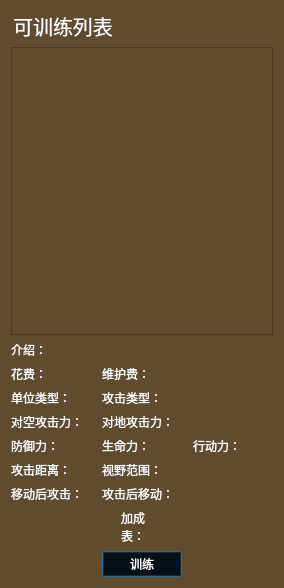
<?xml version="1.0" encoding="UTF-8"?>
<ui version="4.0">
 <class>TrainWidget</class>
 <widget class="QDialog" name="TrainWidget">
  <property name="geometry">
   <rect>
    <x>0</x>
    <y>0</y>
    <width>284</width>
    <height>588</height>
   </rect>
  </property>
  <property name="windowTitle">
   <string>Dialog</string>
  </property>
  <property name="styleSheet">
   <string notr="true">color: rgb(255, 255, 255);
background-color: rgb(97, 75, 46);</string>
  </property>
  <layout class="QGridLayout" name="gridLayout_2">
   <item row="0" column="0">
    <widget class="QLabel" name="label_3">
     <property name="font">
      <font>
       <pointsize>15</pointsize>
      </font>
     </property>
     <property name="text">
      <string>可训练列表</string>
     </property>
     <property name="alignment">
      <set>Qt::AlignCenter</set>
     </property>
    </widget>
   </item>
   <item row="1" column="0" colspan="3">
    <widget class="QListWidget" name="CanTrainList">
     <property name="flow">
      <enum>QListView::LeftToRight</enum>
     </property>
    </widget>
   </item>
   <item row="2" column="0" colspan="3">
    <layout class="QGridLayout" name="gridLayout">
     <item row="0" column="0">
      <widget class="QLabel" name="Des">
       <property name="text">
        <string>介绍：</string>
       </property>
      </widget>
     </item>
     <item row="1" column="0">
      <layout class="QHBoxLayout" name="horizontalLayout_2">
       <item>
        <widget class="QLabel" name="label_10">
         <property name="text">
          <string>花费：</string>
         </property>
        </widget>
       </item>
       <item>
        <widget class="QLabel" name="Cost">
         <property name="text">
          <string>   </string>
         </property>
        </widget>
       </item>
      </layout>
     </item>
     <item row="1" column="1">
      <layout class="QHBoxLayout" name="horizontalLayout">
       <item>
        <widget class="QLabel" name="label_8">
         <property name="text">
          <string>维护费：</string>
         </property>
        </widget>
       </item>
       <item>
        <widget class="QLabel" name="MaintenanceCost">
         <property name="text">
          <string/>
         </property>
        </widget>
       </item>
      </layout>
     </item>
     <item row="2" column="0">
      <layout class="QHBoxLayout" name="horizontalLayout_4">
       <item>
        <widget class="QLabel" name="label_14">
         <property name="text">
          <string>单位类型：</string>
         </property>
        </widget>
       </item>
       <item>
        <widget class="QLabel" name="UnitType">
         <property name="text">
          <string/>
         </property>
        </widget>
       </item>
      </layout>
     </item>
     <item row="2" column="1">
      <layout class="QHBoxLayout" name="horizontalLayout_3">
       <item>
        <widget class="QLabel" name="label_12">
         <property name="text">
          <string>攻击类型：</string>
         </property>
        </widget>
       </item>
       <item>
        <widget class="QLabel" name="ATKType">
         <property name="text">
          <string/>
         </property>
        </widget>
       </item>
      </layout>
     </item>
     <item row="3" column="0">
      <layout class="QHBoxLayout" name="horizontalLayout_5">
       <item>
        <widget class="QLabel" name="label_16">
         <property name="text">
          <string>对空攻击力：</string>
         </property>
        </widget>
       </item>
       <item>
        <widget class="QLabel" name="ATK_Sky">
         <property name="text">
          <string/>
         </property>
        </widget>
       </item>
      </layout>
     </item>
     <item row="3" column="1">
      <layout class="QHBoxLayout" name="horizontalLayout_6">
       <item>
        <widget class="QLabel" name="label_17">
         <property name="text">
          <string>对地攻击力：</string>
         </property>
        </widget>
       </item>
       <item>
        <widget class="QLabel" name="ATK_Grand">
         <property name="text">
          <string/>
         </property>
        </widget>
       </item>
      </layout>
     </item>
     <item row="4" column="0">
      <layout class="QHBoxLayout" name="horizontalLayout_7">
       <item>
        <widget class="QLabel" name="label_20">
         <property name="text">
          <string>防御力：</string>
         </property>
        </widget>
       </item>
       <item>
        <widget class="QLabel" name="DEF">
         <property name="text">
          <string/>
         </property>
        </widget>
       </item>
      </layout>
     </item>
     <item row="4" column="1">
      <layout class="QHBoxLayout" name="horizontalLayout_8">
       <item>
        <widget class="QLabel" name="label_22">
         <property name="text">
          <string>生命力：</string>
         </property>
        </widget>
       </item>
       <item>
        <widget class="QLabel" name="Life">
         <property name="text">
          <string/>
         </property>
        </widget>
       </item>
      </layout>
     </item>
     <item row="4" column="2">
      <layout class="QHBoxLayout" name="horizontalLayout_10">
       <item>
        <widget class="QLabel" name="label_26">
         <property name="text">
          <string>行动力：</string>
         </property>
        </widget>
       </item>
       <item>
        <widget class="QLabel" name="ActionPoint">
         <property name="text">
          <string/>
         </property>
        </widget>
       </item>
      </layout>
     </item>
     <item row="5" column="0">
      <layout class="QHBoxLayout" name="horizontalLayout_9">
       <item>
        <widget class="QLabel" name="label_24">
         <property name="text">
          <string>攻击距离：</string>
         </property>
        </widget>
       </item>
       <item>
        <widget class="QLabel" name="ATKRange">
         <property name="text">
          <string/>
         </property>
        </widget>
       </item>
      </layout>
     </item>
     <item row="5" column="1">
      <layout class="QHBoxLayout" name="horizontalLayout_11">
       <item>
        <widget class="QLabel" name="label_28">
         <property name="text">
          <string>视野范围：</string>
         </property>
        </widget>
       </item>
       <item>
        <widget class="QLabel" name="ViewRange">
         <property name="text">
          <string/>
         </property>
        </widget>
       </item>
      </layout>
     </item>
     <item row="6" column="0">
      <layout class="QHBoxLayout" name="horizontalLayout_12">
       <item>
        <widget class="QLabel" name="label_30">
         <property name="text">
          <string>移动后攻击：</string>
         </property>
        </widget>
       </item>
       <item>
        <widget class="QLabel" name="MoveAfterATK">
         <property name="text">
          <string/>
         </property>
        </widget>
       </item>
      </layout>
     </item>
     <item row="6" column="1">
      <layout class="QHBoxLayout" name="horizontalLayout_13">
       <item>
        <widget class="QLabel" name="label_32">
         <property name="text">
          <string>攻击后移动：</string>
         </property>
        </widget>
       </item>
       <item>
        <widget class="QLabel" name="ATKAfterMove">
         <property name="text">
          <string/>
         </property>
        </widget>
       </item>
      </layout>
     </item>
    </layout>
   </item>
   <item row="3" column="0">
    <spacer name="horizontalSpacer_2">
     <property name="orientation">
      <enum>Qt::Horizontal</enum>
     </property>
     <property name="sizeHint" stdset="0">
      <size>
       <width>100</width>
       <height>20</height>
      </size>
     </property>
    </spacer>
   </item>
   <item row="3" column="1">
    <widget class="QLabel" name="Bonus">
     <property name="acceptDrops">
      <bool>false</bool>
     </property>
     <property name="text">
      <string>加成表：</string>
     </property>
     <property name="wordWrap">
      <bool>true</bool>
     </property>
    </widget>
   </item>
   <item row="3" column="2">
    <spacer name="horizontalSpacer">
     <property name="orientation">
      <enum>Qt::Horizontal</enum>
     </property>
     <property name="sizeHint" stdset="0">
      <size>
       <width>100</width>
       <height>20</height>
      </size>
     </property>
    </spacer>
   </item>
   <item row="4" column="0" colspan="3">
    <layout class="QHBoxLayout" name="horizontalLayout_14">
     <item>
      <spacer name="horizontalSpacer_3">
       <property name="orientation">
        <enum>Qt::Horizontal</enum>
       </property>
       <property name="sizeHint" stdset="0">
        <size>
         <width>100</width>
         <height>20</height>
        </size>
       </property>
      </spacer>
     </item>
     <item>
      <widget class="QPushButton" name="TrainButton">
       <property name="styleSheet">
        <string notr="true">QPushButton{
background: transparent;
border-image:url(:/pixmap/button/button1.png);
color:white;
}
QPushButton:pressed{
background: transparent;
border-image:url(:/pixmap/button/button2.png);
color:white;
}
QPushButton:disabled{
background: transparent;
border-image:url(:/pixmap/button/button3.png);
color:grey;
}</string>
       </property>
       <property name="text">
        <string>训练</string>
       </property>
      </widget>
     </item>
     <item>
      <spacer name="horizontalSpacer_4">
       <property name="orientation">
        <enum>Qt::Horizontal</enum>
       </property>
       <property name="sizeHint" stdset="0">
        <size>
         <width>100</width>
         <height>20</height>
        </size>
       </property>
      </spacer>
     </item>
    </layout>
   </item>
  </layout>
 </widget>
 <resources/>
 <connections/>
</ui>
